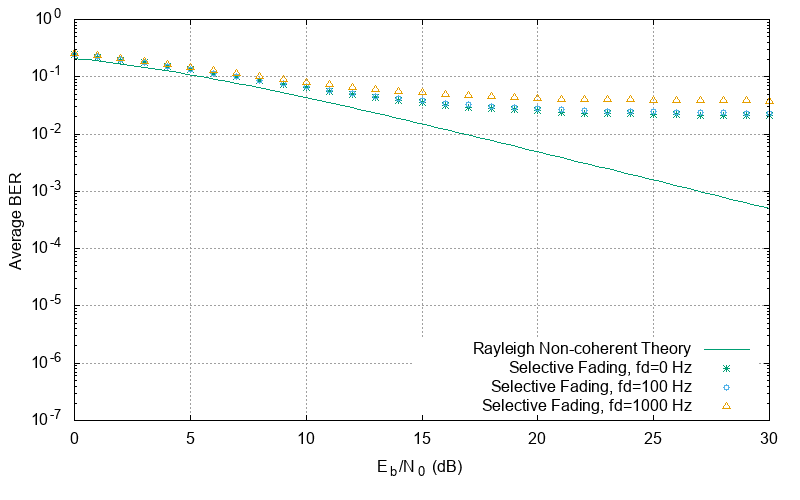

gnuplot code for this plot:
set terminal postscript portrait enhanced "Helvetica" 12

#set terminal png size 800,500
set output 'select.eps'

set grid
set key right bottom
set key box
set size 0.8,0.4
set xlabel "E_b/N_0 (dB)"
set ylabel "Average BER"
set logscale y
set xrange [0:30]
set yrange [0.0000001:1]
set format y "10^{%T}"
plot 0.5*(1-sqrt((10**((x-3)/10))/(10**((x-3)/10)+1))) t "Rayleigh Non-coherent Theory" w lp lt 2 pt 0,\
"select_fd0.dat" u 1:2 t "Selective Fading, fd=0 Hz" w p pt 3,\
"select_fd100.dat" u 1:2 t "Selective Fading, fd=100 Hz" w p pt 6,\
"select_fd1000.dat" u 1:2 t "Selective Fading, fd=1000 Hz" w p pt 8

set terminal windows
set output